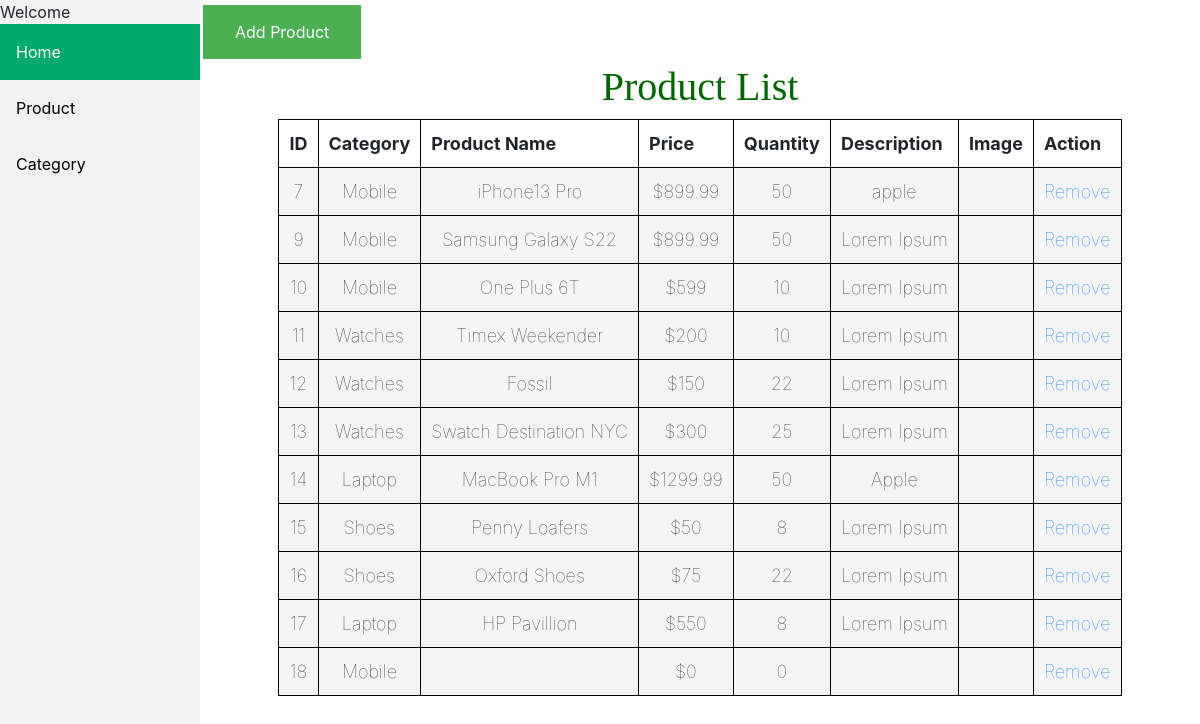
Before: /propanel.php with the older database file.
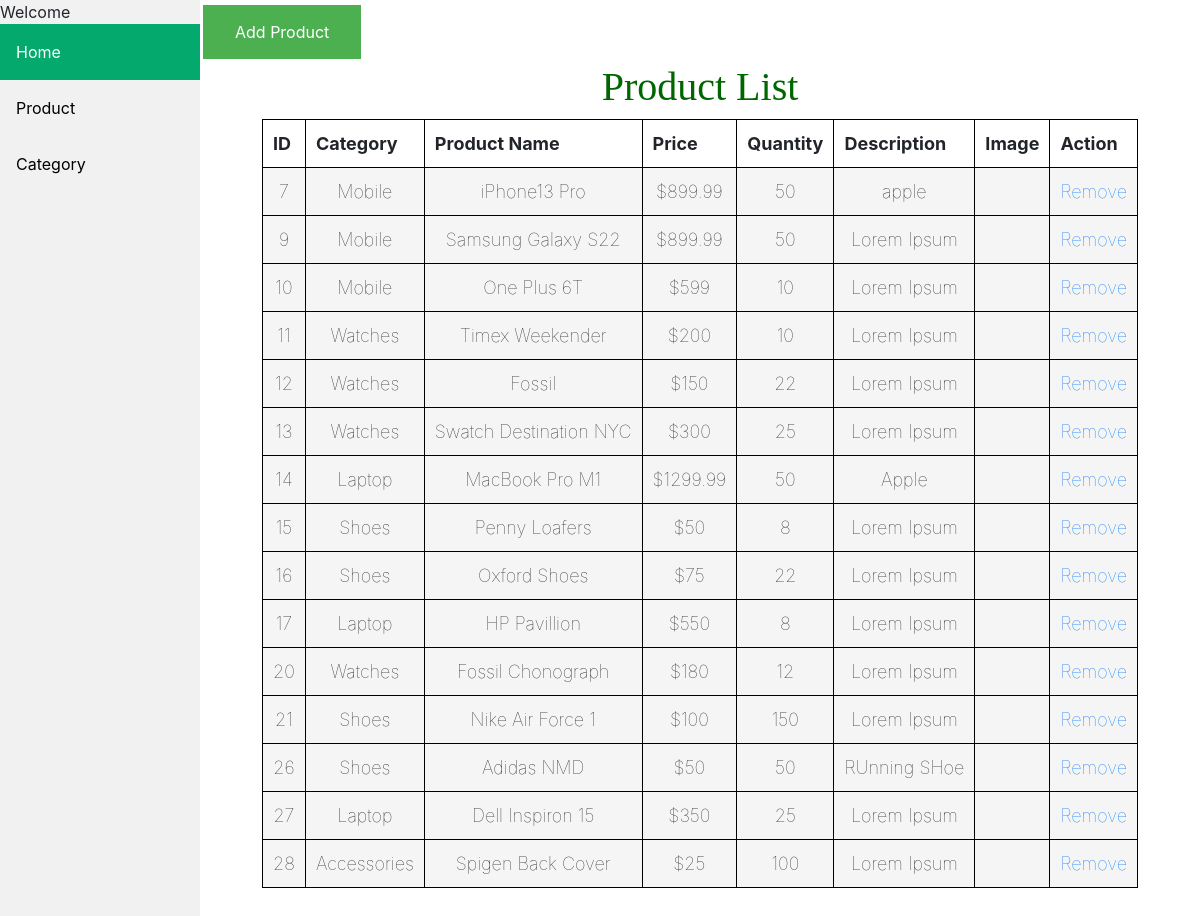
After: the same page with the newer database file.
### tables this page shows
CREATE TABLE `product` (
  `id` int(200) NOT NULL,
  `categories_id` int(11) NOT NULL,
  `name` varchar(255) NOT NULL,
  `price` float NOT NULL,
  `quantity` int(11) NOT NULL,
  `description` varchar(200) NOT NULL,
  `image` varchar(255) NOT NULL
);

CREATE TABLE `categories` (
  `id` int(200) NOT NULL,
  `category` varchar(255) NOT NULL,
  `Description` varchar(255) NOT NULL
);

### propanel.php (the view, shortened to what this page needs)
<!DOCTYPE html>
<html>
<head>
<link rel="stylesheet" href="css/sidebar.css">
<link rel="stylesheet" href="css/tab.css">
<link rel="stylesheet" href="css/button.css">
<link rel="stylesheet" href="https://maxcdn.bootstrapcdn.com/bootstrap/4.5.2/css/bootstrap.min.css">
</head>
<body>
<div class="sidebar">
  <?php echo " Welcome " . $_SESSION['user_ad']; ?>
  <a class="active" href="adminpanel.php">Home</a>
  <a href="propanel.php">Product</a>
  <a href="cat.php">Category</a>
</div>
<div class="content">
  <div class="row">
    <a href="addpro.php" class="button">Add Product</a>
    </div>
<section>
    <h1>Product List</h1>
    <table>
      <tr>
        <th>ID</th>
        <th>Category</th>
        <th>Product Name</th>
        <th>Price</th>
        <th>Quantity</th>
        <th>Description</th>
        <th>Image</th>
        <th>Action</th>
      </tr>
        <?php
        require_once('dbconnect.php');
        $sql = "SELECT product.*,categories.category FROM product,categories WHERE product.categories_id = categories.id ORDER BY product.id" ;
        $result =mysqli_query($conn,$sql);
        if(mysqli_num_rows($result) > 0){
              while($row = mysqli_fetch_array($result)){
      ?>
          <tr>
            <td><?php echo $row['id']; ?></td>
            <td><?php echo $row['category']; ?></td>
            <td><?php echo $row['name']; ?></td>
            <td>$<?php echo $row['price']; ?></td>
            <td><?php echo $row['quantity']; ?></td>
            <td><?php echo $row['description']; ?></td>
            <td><?php echo $row['image']; ?></td>
            <td><a href = "delete.php?id=<?php echo $row['id']   ?>" </a>Remove</td>
          </tr>
          <?php
              }
            }
          ?>
    </table>
  </section>
</div>
</body>
</html>

Changed rows visible on the page:
removed product: id "18", categories.category "Mobile", price "0", quantity "0"
added product: id "20", categories.category "Watches", name "Fossil Chonograph", price "180", quantity "12", description "Lorem Ipsum"
added product: id "21", categories.category "Shoes", name "Nike Air Force 1", price "100", quantity "150", description "Lorem Ipsum"
added product: id "26", categories.category "Shoes", name "Adidas NMD", price "50", quantity "50", description "RUnning SHoe"
added product: id "27", categories.category "Laptop", name "Dell Inspiron 15", price "350", quantity "25", description "Lorem Ipsum"
added product: id "28", categories.category "Accessories", name "Spigen Back Cover", price "25", quantity "100", description "Lorem Ipsum"
